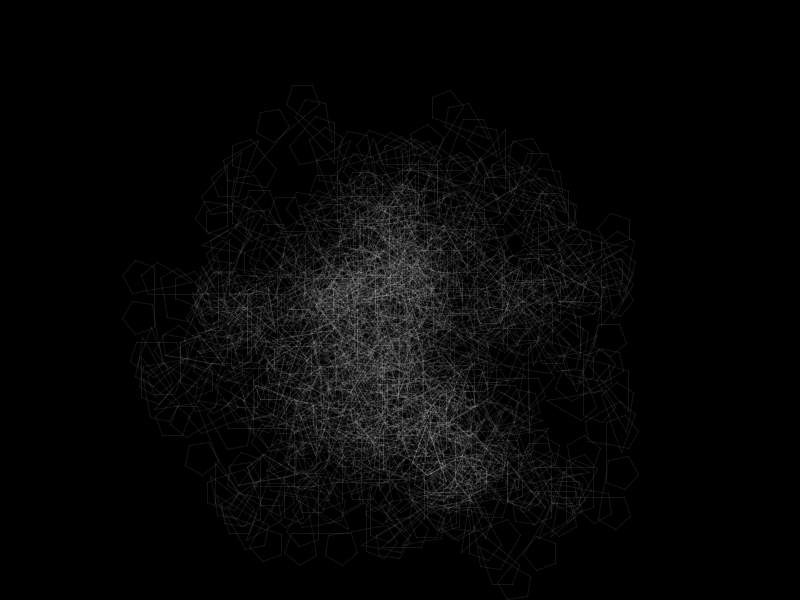
Frame 1 (no input)
Frame 60 (the mouse pressed at the canvas centre just before this capture): identical to frame 1, image omitted
Frame 120 (the mouse held since frame 60 and released just before this capture): identical to frame 1, image omitted

The Processing sketch that drew this single still picture (run headless with seeded random() and noise(); from frame 60 on, the mouse is pressed at the canvas centre):

// Processing sketch: lsystems
// ── lsystems.pde
String assioma = "A";
ArrayList<regola> regole = new ArrayList<regola>();
String generazioni;

regola regolina_1 = new regola('A',"ABC");
regola regolina_2 = new regola('B',"A");
regola regolina_3 = new regola('C',"CBA");

void setup(){
  size(800,600);
  regole.add(regolina_1);
  regole.add(regolina_2);
  regole.add(regolina_3);
  String generazione_1 = generazioneSuccessiva(assioma);
  println("generazione_1:"+generazione_1);
  String generazione_2 = generazioneSuccessiva(generazione_1);
  println("generazione_2:"+generazione_2);
  String generazione_3 = generazioneSuccessiva(generazione_2);
  println("generazione_3:"+generazione_3);
  String generazione_4 = generazioneSuccessiva(generazione_3);
  println("generazione_4:"+generazione_4);
  String generazione_5 = generazioneSuccessiva(generazione_4);
  println("generazione_5:"+generazione_5);
  generazioni = generazione_1;
  for(int i=0;i<10;i++){
    generazioni = generazioneSuccessiva(generazioni);
    println(i);
  }
  println("generazioni: "+generazioni);
}

void draw(){
  background(0);
  disegna(generazioni);
}

String generazioneSuccessiva(String partenza){
  String generazione =  "";
  for(int j=0;j<partenza.length();j++){
    char carattere = partenza.charAt(j);
    for(int i=0;i<regole.size();i++){
      regola regola_da_applicare = regole.get(i); //<>//
      if(carattere==regola_da_applicare.a){
        generazione += regola_da_applicare.b;
      }
    }
  }
  return generazione;
}

void disegna(String generazione){
  float lungh = 20.0;
  float alpha = 35.0;
  
  stroke(255,20);
  translate(width/2,height/2-50);
  for(int i=0;i<generazione.length();i++){
    char carattere_corrente = generazione.charAt(i);
    switch(carattere_corrente){
      case 'A':
        line(0,0,0,-lungh);
        translate(0,-lungh);
      break;
      case 'B':
        rotate(radians(alpha));
      break;
      case 'C':
        rotate(radians(alpha));
      break;
    }
  }
}

// ── regola.pde
class regola{
  //attributi della classe regola
  char a;
  String b;
  //costruttore
  regola(char parametro_a,String parametro_b){
    a=parametro_a;
    b=parametro_b;
  }


}
